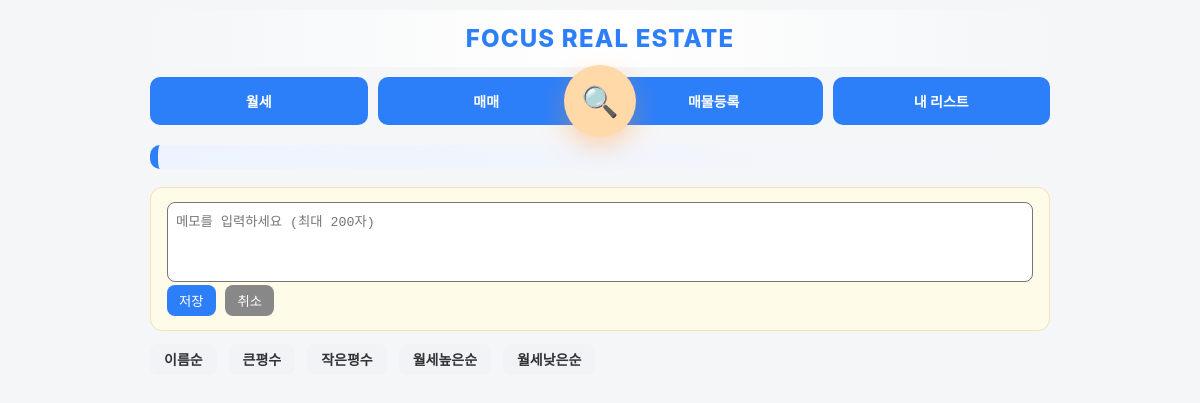
The app's page /collections/3 (signed in), older data.
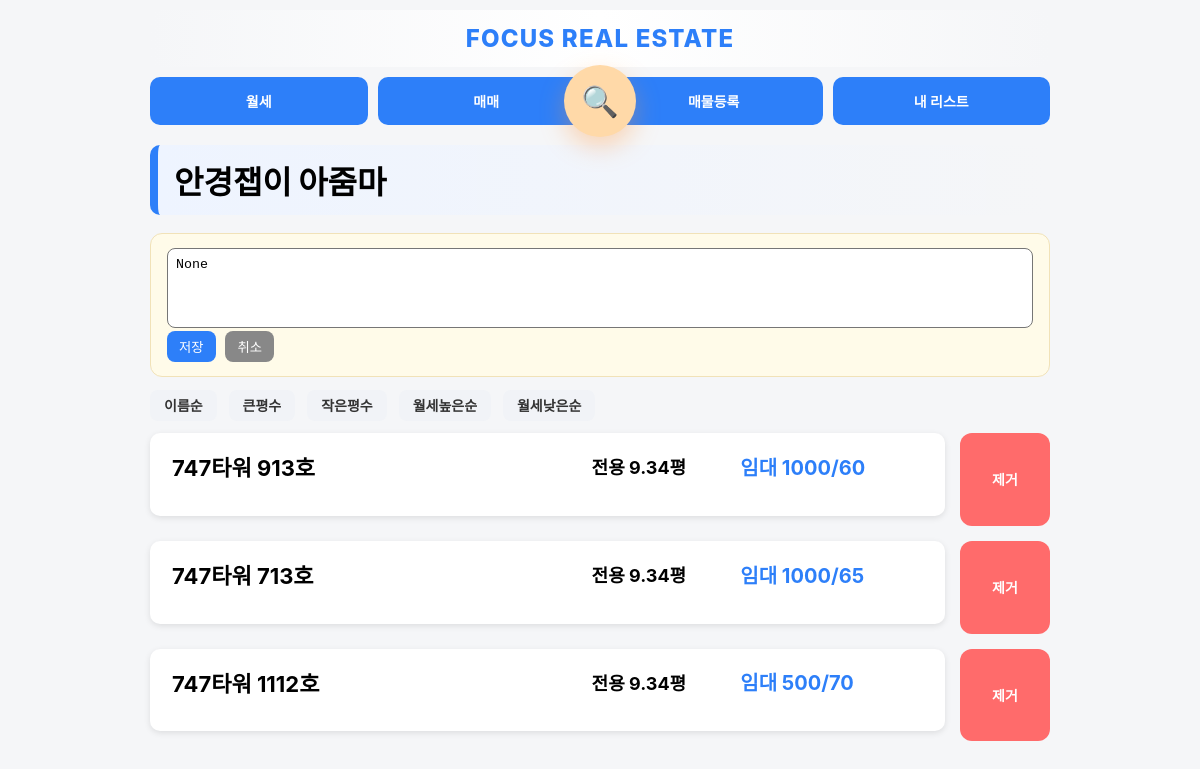
The same page, newer data.
### app.py (models this page shows)
class Collection(db.Model):
    id = db.Column(db.Integer, primary_key=True)
    title = db.Column(db.String(200))
    memo = db.Column(db.String(200))
    created_at = db.Column(db.String(50))

class Property(db.Model):
    status = db.Column(db.String(20), default='available')
    property_type = db.Column(db.String(50))
    id = db.Column(db.Integer, primary_key=True)
    building_name = db.Column(db.String(200))
    exclusive_area = db.Column(db.Float)
    contract_area = db.Column(db.Float)
    deposit = db.Column(db.Integer)
    rent = db.Column(db.Integer)
    sale_price = db.Column(db.Integer)
    category = db.Column(db.String(20))
    status = db.Column(db.String(20), default='available')

### app.py (the view, shortened to what this page needs)
@app.route("/collections/<int:id>")
@login_required
def collection_detail(id):
    collection = Collection.query.get(id)
    sort = request.args.get("sort", "")
    items = CollectionItem.query.filter_by(collection_id=id).all()
    properties = []
    for item in items:
        p = Property.query.get(item.property_id)
        if p:
            p.collection_item_id = item.id
            properties.append(p)
    if sort == "name":
        properties = sorted(properties, key=lambda x: x.building_name)
    elif sort == "area_desc":
        properties = sorted(properties, key=lambda x: x.exclusive_area, reverse=True)
    elif sort == "area_asc":
        properties = sorted(properties, key=lambda x: x.exclusive_area)
    elif sort == "rent_desc":
        properties = sorted(properties, key=lambda x: x.rent, reverse=True)
    elif sort == "rent_asc":
        properties = sorted(properties, key=lambda x: x.rent)
    return render_template(
        "collection_detail.html",
        collection=collection,
        properties=properties,
        sort=sort
    )

### app.py (called while the page is built)
@login_manager.user_loader
def load_user(user_id):
    return User.query.get(int(user_id))

### templates/collection_detail.html (shortened to what this page needs)
{% extends "base.html" %}
{% block content %}
<div class="section-title">{{ collection.title }}</div>
<div class="memo-card">
    <div id="memo-edit" {% if collection.memo %}style="display:none"{% endif %}>
        <textarea id="memo-input" maxlength="200"
        placeholder="메모를 입력하세요 (최대 200자)">{{ collection.memo }}</textarea>
        <div class="memo-actions">
            <button onclick="saveMemo()">저장</button>
            <button onclick="cancelMemo()">취소</button>
        </div>
    </div>
</div>
<div class="sort-bar">
    <a href="?sort=name">이름순</a>
    <a href="?sort=area_desc">큰평수</a>
    <a href="?sort=area_asc">작은평수</a>
    <a href="?sort=rent_desc">월세높은순</a>
    <a href="?sort=rent_asc">월세낮은순</a>
</div>
<div class="list-detail-container">
{% for p in properties %}
<div class="detail-row">
    <div class="card property-card" onclick="location.href='/property/{{ p.id }}'">
        <div class="property-header">
            <div class="property-title">{{ p.building_name }}</div>
            <div class="property-center">
                전용 {{ p.exclusive_area }}평
            </div>
            <div class="property-price">
                {% if p.deposit and p.rent %}
                    임대 {{ p.deposit }}/{{ p.rent }}
                {% else %}
                    매매 {{ p.sale_price }}
                {% endif %}
            </div>
        </div>
    </div>
    <div class="remove-wrap" onclick="event.stopPropagation();">
    <a href="{{ url_for('remove_from_collection', collection_id=collection.id, property_id=p.id) }}" class="remove-btn">
        제거
    </a>
</div>
</div>
{% endfor %}
</div>
{% endblock %}

Row changes from the older to the newer data that the page shows:
added Collection: title "안경잽이 아줌마", memo "None"
now on this page (row unchanged): Property: building_name "747타워 913호", exclusive_area "9.34", deposit "1000", rent "60"
now on this page (row unchanged): Property: building_name "747타워 713호", exclusive_area "9.34", deposit "1000", rent "65"
now on this page (row unchanged): Property: building_name "747타워 1112호", exclusive_area "9.34", deposit "500", rent "70"
